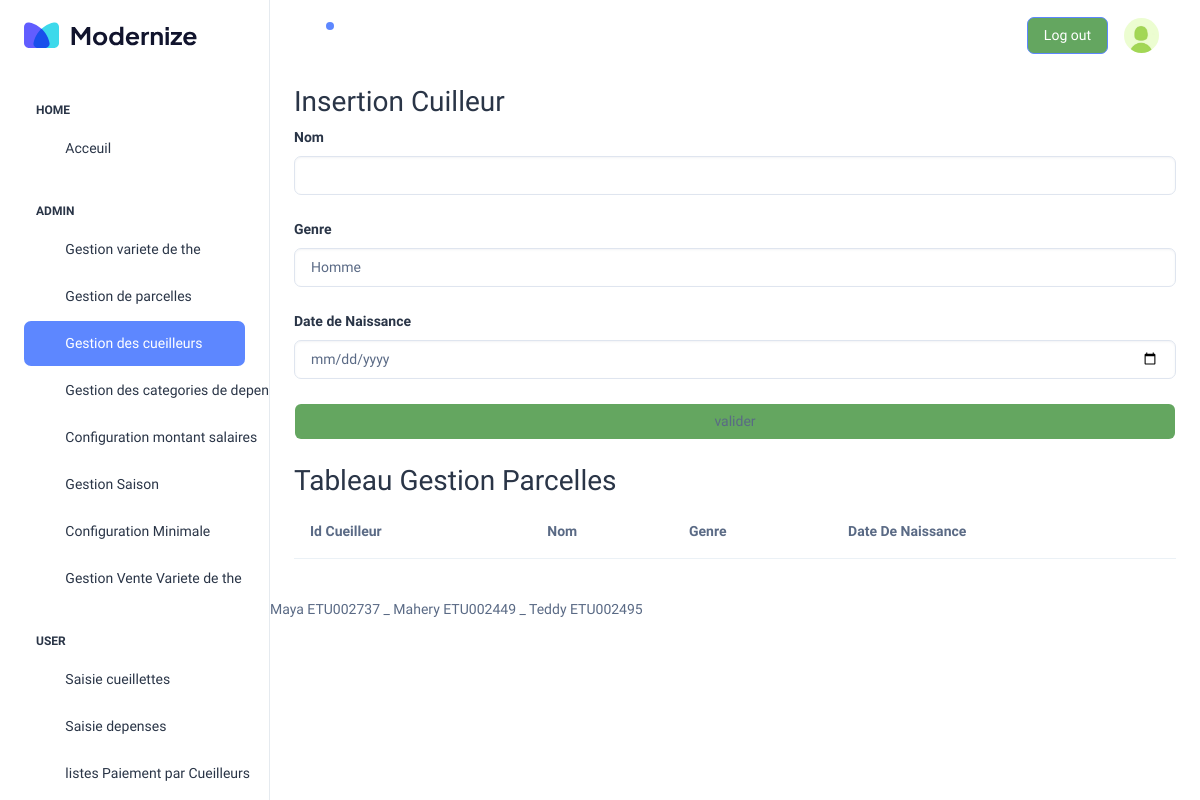
Page /WEB/pages/template.php?page=admin/gestionCueilleur (signed in) on the earlier database version.
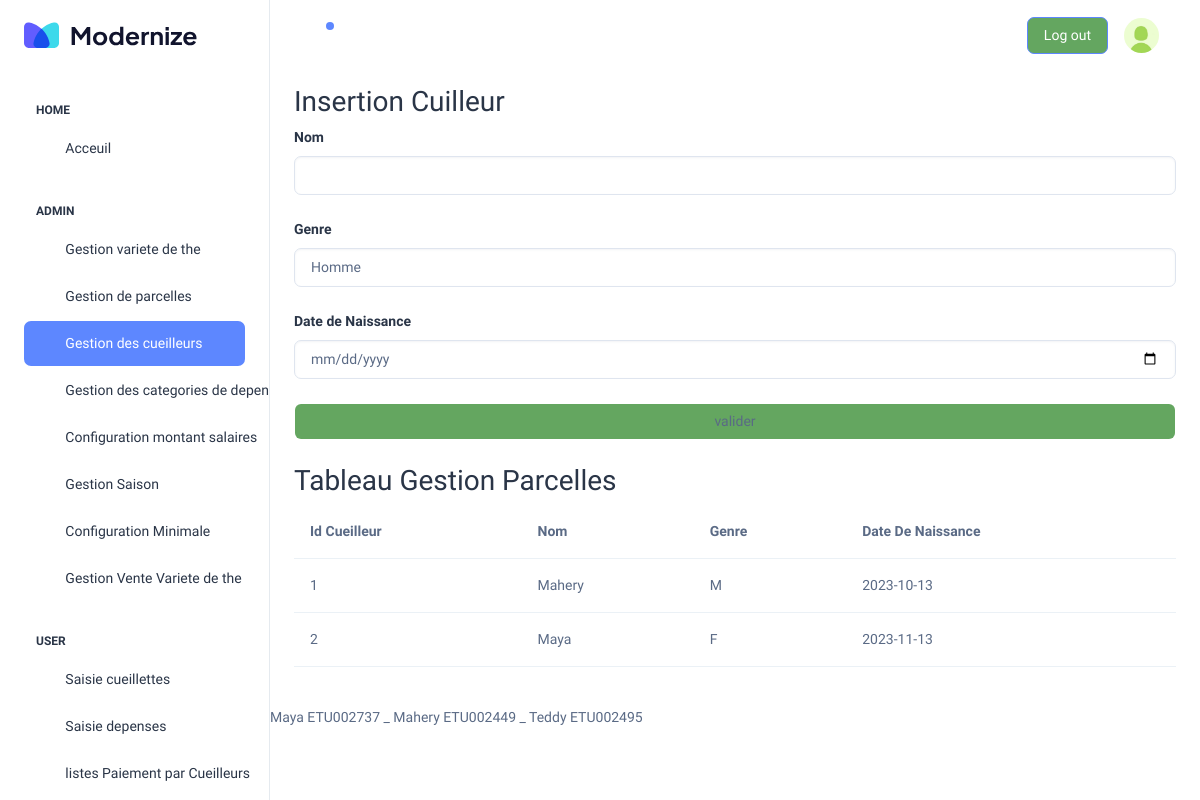
Same page on the later database version.
### tables this page shows
create table cueilleur (
    idcueilleur int auto_increment primary key,
    nom varchar (256),
    genre varchar(10),
    datenaissance date
);

### WEB/inc/function.php (called while the page is built, shortened)
<?php
function getAllCueilleur() {
    $db = dbconnect();
    $query = "SELECT * FROM cueilleur";
    $result = mysqli_query($db, $query);
    $data = array();
    if ($result && mysqli_num_rows($result) > 0) {
        while ($row = mysqli_fetch_assoc($result)) {
            $data[] = $row;
        }
    }
    return $data;
}
?>

### WEB/pages/admin/gestionCueilleur.php (the view, shortened to what this page needs)
<?php
$tabCueilleur=getAllCueilleur();
?>
<div id="ensemble">
    <div id="formulaire">
        <h2>Insertion Cuilleur</h2>
        <form action="admin/traitementCueilleur.php" method="get">
        <div class="mb-4">
            <label for="surface" class="form-label">Nom </label>
            <input type="text" class="form-control" id="surface" name="nom">
        </div>
        <div class="mb-4">
            <label for="idthe" class="form-label">Genre </label>
            <select name="genre" id="variete" class="form-control">
                <option value="homme">Homme</option>
            </select>
        </div>
        <div class="mb-4">
            <label for="idthe" class="form-label">Date de Naissance </label>
            <input type="date" class="form-control" id="variete" name="dtn">
        </div>
        <div class="mb-4">
            <input type="submit" class="btn form-control" value="valider">
        </div>
        </form>
    </div>
    <div id="tableau">
        <h2>Tableau Gestion Parcelles</h2>
        <table class="table table-hover">
            <tr>
                <th>Id Cueilleur</th>
                <th>Nom</th>
                <th>Genre</th>
                <th>Date De Naissance</th>
            </tr>
            <?php for( $i=0;$i<count($tabCueilleur);$i++){
            ?>
            <tr>
                <td><?php echo $tabCueilleur[$i]['idcueilleur'] ?></td>
                <td><?php echo $tabCueilleur[$i]['nom'] ?></td>
                <td><?php echo $tabCueilleur[$i]['genre'] ?></td>
                <td><?php echo $tabCueilleur[$i]['datenaissance'] ?></td>
            </tr>
       <?php } ?>
        </table>
    </div>
</div>

Differences in the rows shown:
added cueilleur: idcueilleur "1", nom "Mahery", genre "M", datenaissance "2023-10-13"
added cueilleur: idcueilleur "2", nom "Maya", genre "F", datenaissance "2023-11-13"
